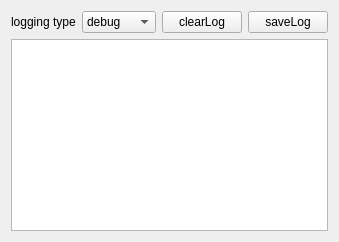
       <widget class="QWidget" name="tab_3">
        <attribute name="title">
         <string>log</string>
        </attribute>
        <layout class="QVBoxLayout" name="verticalLayout_9">
         <item>
          <layout class="QHBoxLayout" name="horizontalLayout_25">
           <item>
            <widget class="QLabel" name="label_28">
             <property name="sizePolicy">
              <sizepolicy hsizetype="Fixed" vsizetype="Preferred">
               <horstretch>0</horstretch>
               <verstretch>0</verstretch>
              </sizepolicy>
             </property>
             <property name="text">
              <string>logging type</string>
             </property>
            </widget>
           </item>
           <item>
            <widget class="QComboBox" name="comboBox_sel_log_type">
             <item>
              <property name="text">
               <string>debug</string>
              </property>
             </item>
             <item>
              <property name="text">
               <string>info</string>
              </property>
             </item>
             <item>
              <property name="text">
               <string>critical</string>
              </property>
             </item>
             <item>
              <property name="text">
               <string>error</string>
              </property>
             </item>
             <item>
              <property name="text">
               <string>warning</string>
              </property>
             </item>
            </widget>
           </item>
           <item>
            <widget class="QPushButton" name="pushButton_clear_log">
             <property name="text">
              <string>clearLog</string>
             </property>
            </widget>
           </item>
           <item>
            <widget class="QPushButton" name="pushButton_save_log">
             <property name="text">
              <string>saveLog</string>
             </property>
            </widget>
           </item>
          </layout>
         </item>
         <item>
          <widget class="QTextBrowser" name="textBrowser_error_msg"/>
         </item>
        </layout>
       </widget>
